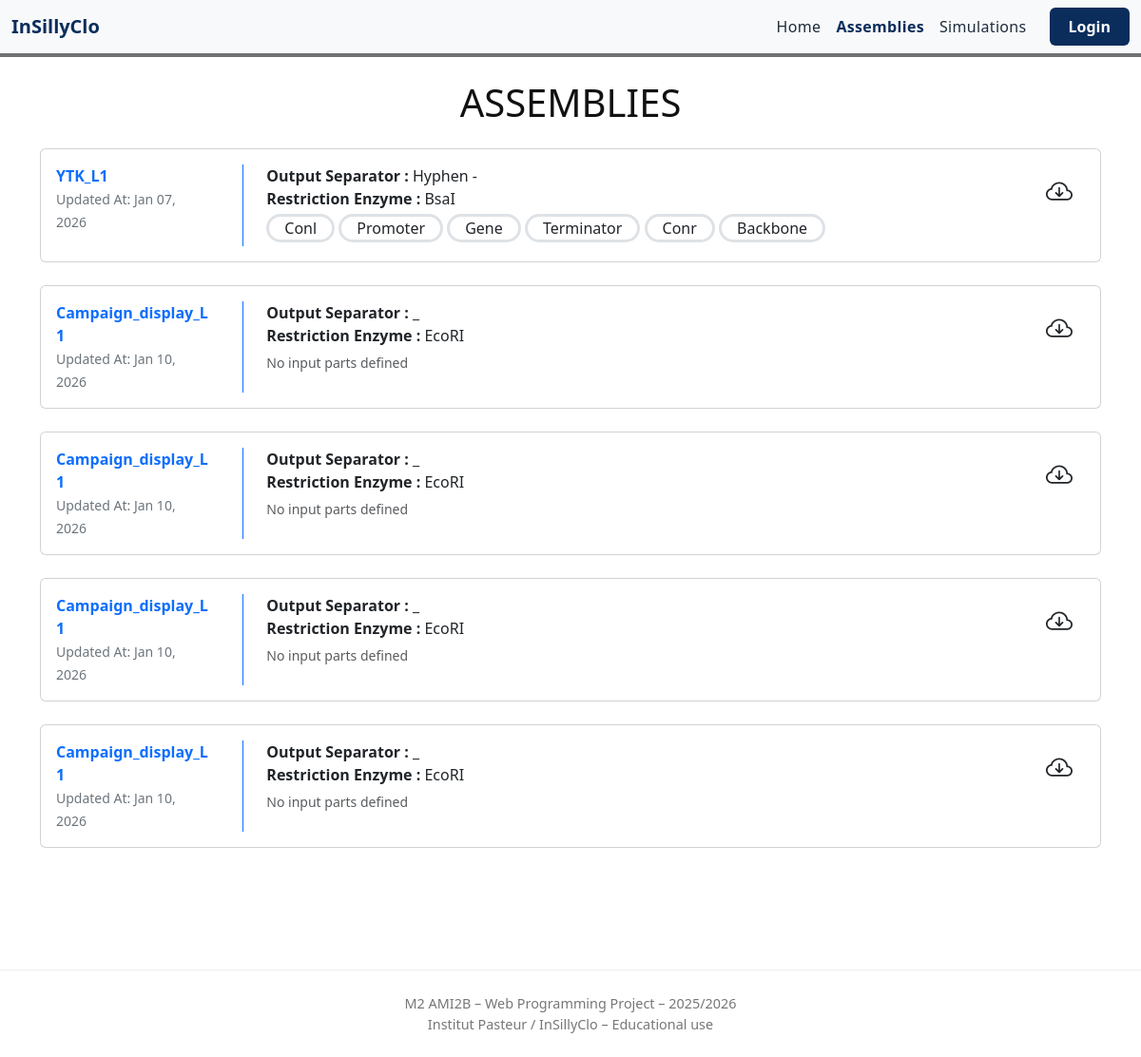
The app's page /campaigns/simulator/browse/, older data.
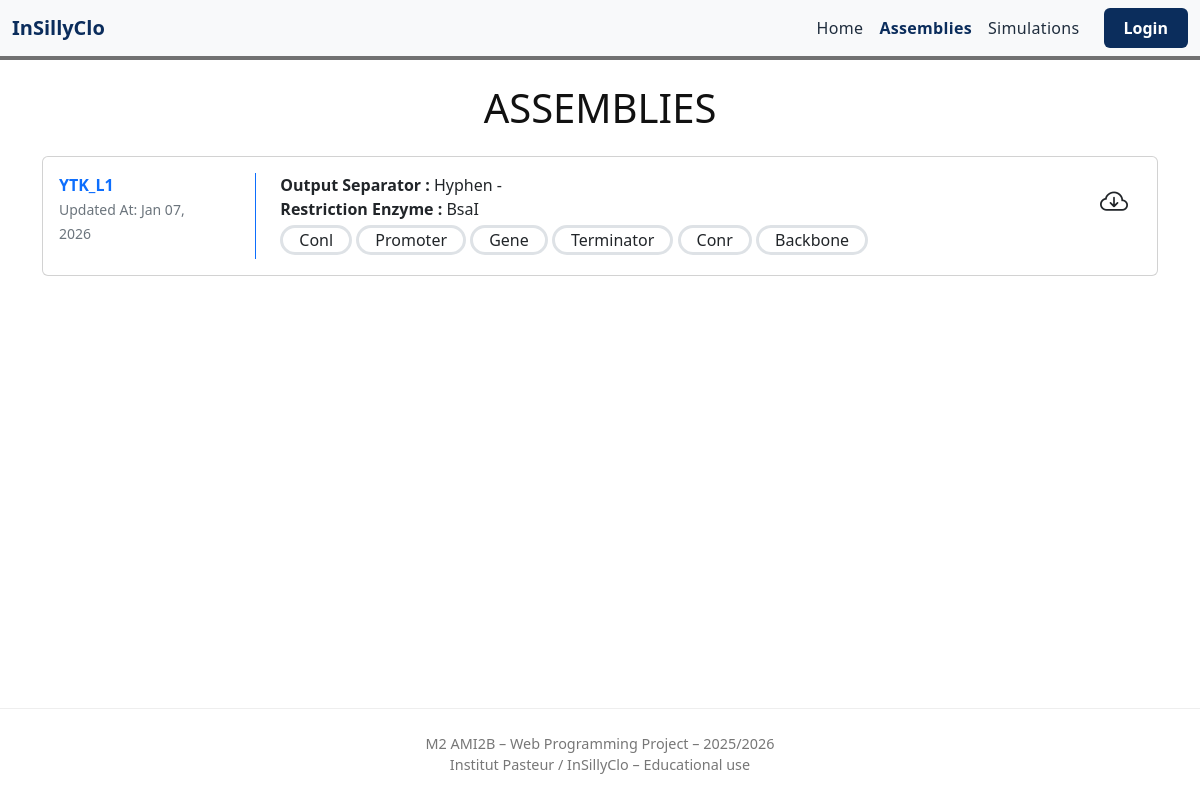
The same page, newer data.
### campaigns/models.py (models this page shows)
class Assembly(models.Model):
    name = models.CharField(max_length=200)
    comment = models.TextField()
    creation_date = models.DateTimeField("Created At")
    separator = models.CharField(max_length=20)
    restriction_enzyme = models.CharField(max_length=50)
    file_name = models.CharField(max_length=255, blank=True, null=True)

class InputParts(models.Model):
    assembly = models.ForeignKey(Assembly, on_delete=models.CASCADE, related_name='inputparts_set')
    part_name = models.CharField(max_length=200)
    typed = models.BooleanField(default=False)
    mandatory = models.BooleanField(default=True)
    separator = models.CharField(max_length=20, blank=True, null=True)
    allowed_types = models.ManyToManyField('Type', blank=True)

### campaigns/views.py (the view)
# urls.py: path("simulator/browse/", views.browse_templates, name="browse_templates"),
def browse_templates(request):
    assemblies = Assembly.objects.prefetch_related("inputparts_set")
    return render(
        request,
        "campaigns/browse.html",
        {
            "assemblies": assemblies,
            "active_page": "browse",
        },
    )

### campaigns/templates/campaigns/browse.html (shortened to what this page needs)
{% load static %}
<!DOCTYPE html>
<html lang="en">
<head>
    <link href="https://cdn.jsdelivr.net/npm/bootstrap@5.3.2/dist/css/bootstrap.min.css" rel="stylesheet">
    <link href="https://cdn.jsdelivr.net/npm/bootstrap-icons@1.10.5/font/bootstrap-icons.css" rel="stylesheet">
    <link rel="stylesheet" href="{% static 'frontend/styles.css' %}">
</head>
<body class="d-flex flex-column min-vh-100">
{% include 'frontend/navbar.html' %}
<main class="flex-grow-1">
  <div class="container py-4">
    <h1 class="text-center text-uppercase mb-4">Assemblies</h1>
    {% for assembly in assemblies %}
    <div class="card public-assembly mb-4">
      <div class="card-body row">
        <a class="col-12 col-xl-2 col-lg-3 col-md-3 me-md-4 text-decoration-none"
           href="{% url 'assembly_detail' assembly.id %}">
          <div class="fw-bolder">
            {{ assembly.name }}
          </div>
          <small class="text-secondary">
            Updated At:
            {{ assembly.creation_date|date:"M d, Y" }}
          </small>
        </a>
        <div class="col border-10 border-start border-primary ps-md-4">
          <div class="d-block">
            <span class="fw-bolder">Output Separator :</span>
            {{ assembly.separator }}
          </div>
          <div class="d-block">
            <span class="fw-bolder">Restriction Enzyme :</span>
            {{ assembly.restriction_enzyme }}
          </div>
          <div class="d-block mt-1">
            {% for part in assembly.inputparts_set.all %}
              <div class="d-inline-flex px-3 py-0 mb-1 border border-3
                          rounded-5 border-designer">
                {{ part.part_name }}
              </div>
            {% empty %}
              <span class="text-muted small">No input parts defined</span>
            {% endfor %}
          </div>
        </div>
        <div class="col-auto">
          <a href="{% url 'assembly_download' assembly.id %}"
             class="btn btn-designer btn-md">
            <i class="bi bi-cloud-arrow-down fs-3"></i>
          </a>
        </div>
      </div>
    </div>
    {% empty %}
      <p class="text-muted text-center">No assemblies available.</p>
    {% endfor %}
  </div>
</main>
{% include 'frontend/footer.html' %}
</body>
</html>

### frontend/templates/frontend/navbar.html (shortened to what this page needs)
{% load static %}
<nav class="navbar navbar-expand-md navbar-light bg-light border-bottom border-3">
  <div class="container-fluid">
    <a class="navbar-brand fw-bold" href="/">InSillyClo</a>
    <div class="collapse navbar-collapse" id="mainNav">
      <ul class="navbar-nav ms-auto mb-2 mb-md-0">
        <li class="nav-item">
          <a
            class="nav-link {% if active_page == 'home' %}active{% endif %}"
            href="/"
          >
            Home
          </a>
        </li>
        <li class="nav-item">
          <a
            class="nav-link {% if active_page == 'browse' %}active{% endif %}"
            href="/campaigns/simulator/browse/"
          >
            Assemblies
          </a>
        </li>
        <li class="nav-item">
          <a
            class="nav-link {% if active_page == 'simulator' %}active{% endif %}"
            href="/campaigns/simulator/"
          >
            Simulations
          </a>
        </li>
        {% if user.is_authenticated %}
          <li class="nav-item">
            <a
              class="nav-link {% if active_page == 'profile' %}active{% endif %}"
              href="/accounts/profile/"
            >
              Profile
            </a>
          </li>
          <li class="nav-item ms-md-2">
            <form method="post" action="{% url 'logout' %}" class="d-inline">
              {% csrf_token %}
              <button type="submit" class="btn btn-simulator">
                Logout
              </button>
            </form>
          </li>
        {% else %}
          <li class="nav-item ms-md-3">
            <a class="btn btn-simulator" href="/accounts/login/">
              Login
            </a>
          </li>
        {% endif %}
      </ul>
    </div>
  </div>
</nav>

### frontend/templates/frontend/footer.html
<footer>
  <div class="container text-center">
    M2 AMI2B – Web Programming Project – 2025/2026
    <br>
    Institut Pasteur / InSillyClo – Educational use
  </div>
</footer>

### frontend/static/frontend/styles.css (style rules this page uses)
body { background-color: #fff; color: #111; }
.navbar { background-color: #ffffffde; }
.navbar.border-bottom { border-bottom: 4px solid #0f0f0f93 !important; }
.navbar .navbar-brand { font-weight: 700; color: #0b2d5c; }
.navbar .nav-link { font-weight: 500; letter-spacing: 0.02em; color: #1f2d3d; }
.navbar .nav-link.active { color: #0b2d5c !important; font-weight: 700; }
footer { border-top: 1px solid #eee; margin-top: 5rem; padding: 1.5rem 0; color: #777; font-size: 0.9rem; }
.btn-simulator { background-color: #0b2d5c; border: none; color: #fff; padding: 0.5rem 1.25rem; font-weight: 600; border-radius: 6px; text-decoration: none; transition: background-color 0.3s; }

Row changes from the older to the newer data that the page shows:
removed Assembly: name "Campaign_display_L1", creation_date "Jan 10, 2026", separator "_", restriction_enzyme "EcoRI"
removed Assembly: name "Campaign_display_L1", creation_date "Jan 10, 2026", separator "_", restriction_enzyme "EcoRI"
removed Assembly: name "Campaign_display_L1", creation_date "Jan 10, 2026", separator "_", restriction_enzyme "EcoRI"
removed Assembly: name "Campaign_display_L1", creation_date "Jan 10, 2026", separator "_", restriction_enzyme "EcoRI"
